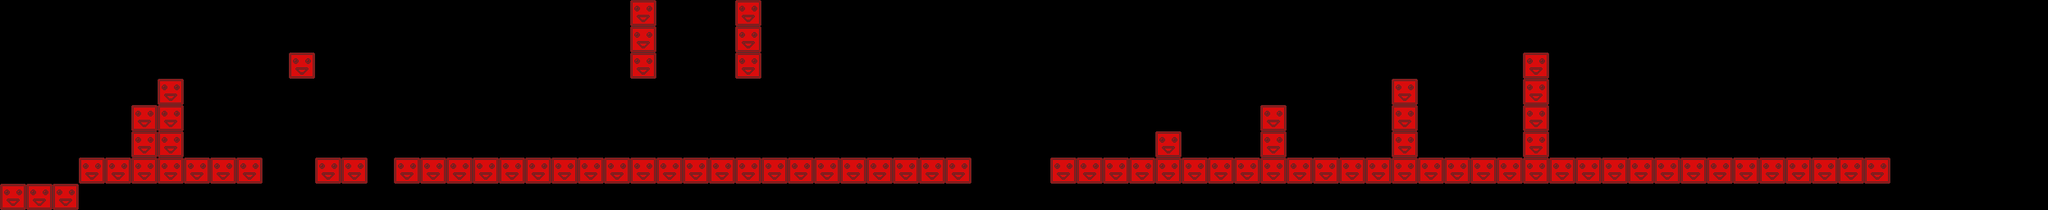

Tiled map render using the project's own tile images. Description and the map definition, with tile-layer contents summarised, below:
An orthogonal 78x8 tile map with 32x32 px tiles, 1 tile layer (obstacle), 1 hidden layer not drawn, 2 tilesets.

<map version="1.0" orientation="orthogonal" renderorder="right-down" width="78" height="8" tilewidth="32" tileheight="32" nextobjectid="19">
 <tileset firstgid="1" name="blocks" tilewidth="32" tileheight="32" tilecount="3" columns="3">
  <image source="blocks.png" width="96" height="32" />
 </tileset>
 <tileset firstgid="4" name="deadzone" tilewidth="32" tileheight="32" tilecount="1" columns="1">
  <image source="deadzone.png" width="34" height="34" />
 </tileset>
 <layer name="obstacle" width="78" height="8">
  <data>[624 cells, 88 non-empty, 1 distinct tile ids]</data>
 </layer>
 <layer name="deadzone" width="78" height="8" visible="0">
  <data>[624 cells, 12 non-empty, 1 distinct tile ids]</data>
 </layer>
</map>
